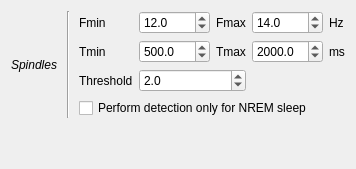
                     <widget class="QWidget" name="_spin_page">
                      <layout class="QVBoxLayout" name="verticalLayout_19">
                       <item>
                        <layout class="QGridLayout" name="gridLayout_18">
                         <property name="topMargin">
                          <number>0</number>
                         </property>
                         <item row="2" column="2">
                          <widget class="QLabel" name="label_40">
                           <property name="text">
                            <string>Threshold</string>
                           </property>
                          </widget>
                         </item>
                         <item row="1" column="3">
                          <widget class="QDoubleSpinBox" name="_ToolSpinTmin">
                           <property name="toolTip">
                            <string>&lt;html&gt;&lt;head/&gt;&lt;body&gt;&lt;p&gt;Minimum spindle's duration&lt;/p&gt;&lt;/body&gt;&lt;/html&gt;</string>
                           </property>
                           <property name="decimals">
                            <number>1</number>
                           </property>
                           <property name="maximum">
                            <double>10000.000000000000000</double>
                           </property>
                           <property name="value">
                            <double>500.000000000000000</double>
                           </property>
                          </widget>
                         </item>
                         <item row="1" column="6">
                          <widget class="QLabel" name="label_37">
                           <property name="text">
                            <string>ms</string>
                           </property>
                          </widget>
                         </item>
                         <item row="3" column="2" colspan="5">
                          <widget class="QCheckBox" name="_ToolSpinRemOnly">
                           <property name="text">
                            <string>Perform detection only for NREM sleep</string>
                           </property>
                          </widget>
                         </item>
                         <item row="0" column="3">
                          <widget class="QDoubleSpinBox" name="_ToolSpinFmin">
                           <property name="toolTip">
                            <string>High-pass cutoff frequency</string>
                           </property>
                           <property name="decimals">
                            <number>1</number>
                           </property>
                           <property name="maximum">
                            <double>200.000000000000000</double>
                           </property>
                           <property name="value">
                            <double>12.000000000000000</double>
                           </property>
                          </widget>
                         </item>
                         <item row="0" column="1" rowspan="4">
                          <widget class="Line" name="line_5">
                           <property name="minimumSize">
                            <size>
                             <width>10</width>
                             <height>0</height>
                            </size>
                           </property>
                           <property name="orientation">
                            <enum>Qt::Vertical</enum>
                           </property>
                          </widget>
                         </item>
                         <item row="1" column="4">
                          <widget class="QLabel" name="label_30">
                           <property name="text">
                            <string>Tmax</string>
                           </property>
                          </widget>
                         </item>
                         <item row="1" column="2">
                          <widget class="QLabel" name="label_22">
                           <property name="text">
                            <string>Tmin</string>
                           </property>
                          </widget>
                         </item>
                         <item row="0" column="2">
                          <widget class="QLabel" name="label_19">
                           <property name="text">
                            <string>Fmin</string>
                           </property>
                          </widget>
                         </item>
                         <item row="0" column="5">
                          <widget class="QDoubleSpinBox" name="_ToolSpinFmax">
                           <property name="toolTip">
                            <string>Low-pass cutoff frequency</string>
                           </property>
                           <property name="decimals">
                            <number>1</number>
                           </property>
                           <property name="maximum">
                            <double>200.000000000000000</double>
                           </property>
                           <property name="value">
                            <double>14.000000000000000</double>
                           </property>
                          </widget>
                         </item>
                         <item row="0" column="6">
                          <widget class="QLabel" name="label_21">
                           <property name="text">
                            <string>Hz</string>
                           </property>
                          </widget>
                         </item>
                         <item row="0" column="0" rowspan="4">
                          <widget class="QLabel" name="label_52">
                           <property name="font">
                            <font>
                             <italic>true</italic>
                             <stylestrategy>PreferDefault</stylestrategy>
                             <kerning>true</kerning>
                            </font>
                           </property>
                           <property name="layoutDirection">
                            <enum>Qt::LeftToRight</enum>
                           </property>
                           <property name="text">
                            <string>Spindles</string>
                           </property>
                          </widget>
                         </item>
                         <item row="1" column="5">
                          <widget class="QDoubleSpinBox" name="_ToolSpinTmax">
                           <property name="toolTip">
                            <string>&lt;html&gt;&lt;head/&gt;&lt;body&gt;&lt;p&gt;Maximum spindle's duration&lt;/p&gt;&lt;/body&gt;&lt;/html&gt;</string>
                           </property>
                           <property name="decimals">
                            <number>1</number>
                           </property>
                           <property name="maximum">
                            <double>10000.000000000000000</double>
                           </property>
                           <property name="value">
                            <double>2000.000000000000000</double>
                           </property>
                          </widget>
                         </item>
                         <item row="0" column="4">
                          <widget class="QLabel" name="label_20">
                           <property name="text">
                            <string>Fmax</string>
                           </property>
                          </widget>
                         </item>
                         <item row="2" column="3" colspan="2">
                          <widget class="QDoubleSpinBox" name="_ToolSpinTh">
                           <property name="toolTip">
                            <string>&lt;html&gt;&lt;head/&gt;&lt;body&gt;&lt;p&gt;Look for signals having an amplitude 'Threshold' times superior to the deviation of the filtered signal amplitude&lt;/p&gt;&lt;/body&gt;&lt;/html&gt;</string>
                           </property>
                           <property name="decimals">
                            <number>1</number>
                           </property>
                           <property name="value">
                            <double>2.000000000000000</double>
                           </property>
                          </widget>
                         </item>
                        </layout>
                       </item>
                       <item>
                        <spacer name="verticalSpacer_10">
                         <property name="orientation">
                          <enum>Qt::Vertical</enum>
                         </property>
                         <property name="sizeHint" stdset="0">
                          <size>
                           <width>20</width>
                           <height>40</height>
                          </size>
                         </property>
                        </spacer>
                       </item>
                      </layout>
                     </widget>
